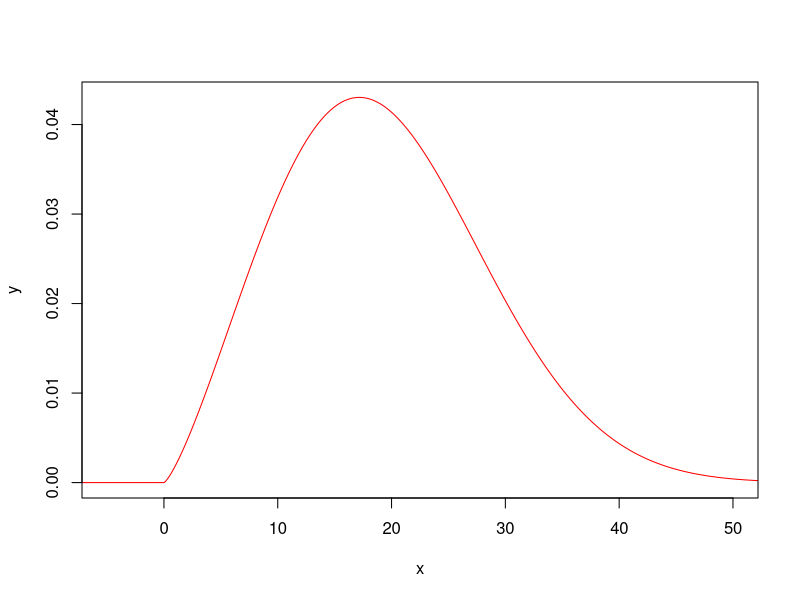

Reproduce this figure in R. (Note: this script raises an error after producing the figure.)



# Encontrar la apriori solo la apriori

a=log(0.05)/log(0.95)
beta=log(a)/log(8)
w=(-log(0.95))^(1/beta)
eta=5/w

beta=2.3
eta=22

x=seq(-10,60,0.01)
y=dweibull(x,shape=beta,scale=eta)
qweibull(0.05,shape=beta,scale=eta)
qweibull(0.95,shape=beta,scale=eta)
plot(x,y,xlim=c(-5,50),type="l",col="red")
media=beta*gamma(1+1/eta)

#a1=runif(1,0.5,2)
#a2=runif(17,)
par(mfrow=c(2,2))
etas<-c()
betas<-c()
q5=c()
q95<-c()
for (i in 1:4)
{
  a1=25
  a2=10
  b1=beta/a1
  b2=eta/a2  
  beta1=rgamma(1,shape=a1,scale=b1)
  etas[i]=eta1
  eta1=rgamma(1,shape=a2,scale=b2)
  betas[i]=beta1
  y=dweibull(x, shape=beta1, scale=eta1)
  q5[i]=qweibull(0.05,shape=beta1,scale=eta1)
  q95[i]=qweibull(0.95,shape=beta1,scale=eta1)
  plot(x,y,xlim=c(-5,50),type="l",col=i)
}
q5
q95


#########################################
etas
betas

#########################################
a1=10
a2=10
##########################################

a1=15
a2=10


